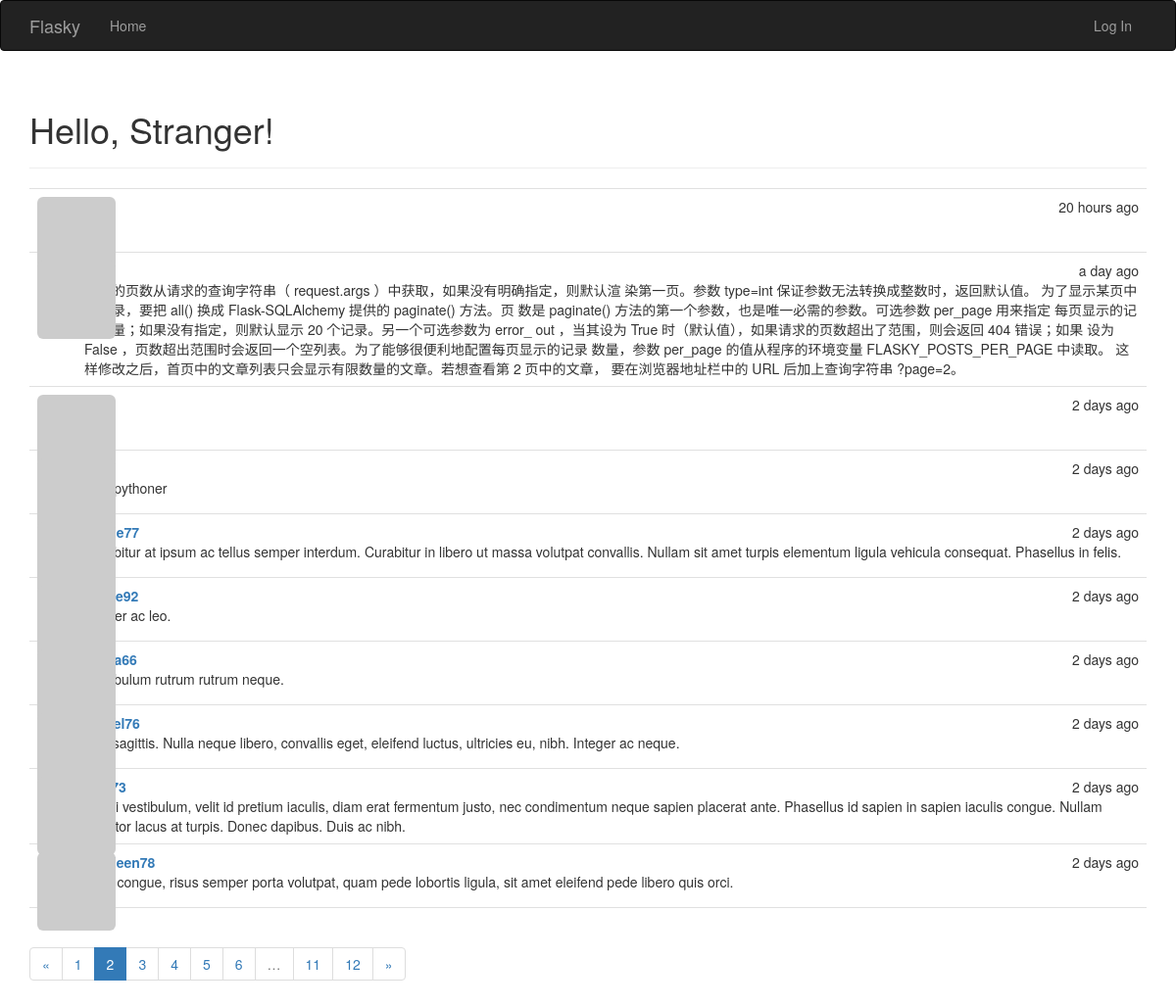
Screenshot of /?page=2 with the database file from the repository.
### app/models.py (models this page shows, shortened)
class Post(db.Model):  #博客文章对应的表
    __tablename__ = 'posts'
    id = db.Column(db.Integer, primary_key=True)
    body = db.Column(db.Text)
    timestamp = db.Column(db.DateTime, index=True, default=datetime.utcnow)
    author_id = db.Column(db.Integer, db.ForeignKey('users.id'))

class User(UserMixin,db.Model):
    __tablename__ = 'users'
    id = db.Column(db.Integer, primary_key=True)
    username = db.Column(db.String(64), unique=True, index=True)  #index为此列创建索引
    role_id = db.Column(db.Integer, db.ForeignKey('roles.id'))
    password_hash = db.Column(db.String(128))  #密码散列值
    email = db.Column(db.String(64), unique=True, index=True)  #使用邮箱进行登录
    confirmed = db.Column(db.Boolean, default=False)  #邮箱验证 如果验证成功，则值为True
    name = db.Column(db.String(64))  #真实姓名
    location = db.Column(db.String(64))  #地址
    about_me = db.Column(db.Text())  #我的介绍
    member_since = db.Column(db.DateTime(), default=datetime.utcnow)  #注册日期
    last_seen = db.Column(db.DateTime(), default=datetime.utcnow)  #最后一次登录信息
    posts = db.relationship('Post', backref='author', lazy='dynamic')  #用户与文章的一对多
    @property  #property 将方法设置为属性
    def password(self):  #如果get密码将返回错误
        raise AttributeError('password is not a readable attribute')
    def gravatar(self, size=256, default='wavatar', rating='x'):  #用户头像
        if request.is_secure:
            url = 'https://secure.gravatar.com/avatar'
        else:
            url = 'http://www.gravatar.com/avatar'
        hash = hashlib.md5(self.email.encode('utf-8')).hexdigest()
        return '{url}/{hash}?s={size}&d={default}&r={rating}'.format(
            url=url, hash=hash, size=size, default=default, rating=rating)

### app/main/views.py (the view)
@main.route('/', methods=['GET', 'POST'])
def index():
    form = PostForm()
    if current_user.can(Permission.WRITE_ARTICLES) and form.validate_on_submit():
        post = Post(body=form.body.data,
                    author=current_user._get_current_object())
        db.session.add(post)  #保存到数据库
        return redirect(url_for('.index'))
    page = request.args.get('page', 1, type=int)  #渲染第几页，默认第一页
    pagination = Post.query.order_by(Post.timestamp.desc()).paginate(
        page, per_page=current_app.config['FLASKY_POSTS_PER_PAGE'],
        error_out=False)
    posts = pagination.items
    return render_template('index.html', form=form, posts=posts,
                           pagination=pagination)

### app/auth/views.py (called while the page is built)
@auth.before_app_request
def before_request():
    if current_user.is_authenticated:
        current_user.ping()
        if not current_user.confirmed and request.endpoint[:5] != 'auth.':
            return redirect(url_for('auth.unconfirmed'))

### app/main/__init__.py (called while the page is built)
@main.app_context_processor  #在模板中也需要验证权限，将Permission设为模板上下文，避免每次传参
def inject_permissions():
    return dict(Permission=Permission)

### app/models.py (called while the page is built)
    def can(self, permissions):
        return False

### app/templates/index.html (shortened to what this page needs)
{% extends "base.html" %}
{% import "bootstrap/wtf.html" as wtf %}
{% import "_macros.html" as macros %}
{% block page_content %}
<div class="page-header">
    <h1>Hello, {% if current_user.is_authenticated %}{{ current_user.username }}{% else %}Stranger{% endif %}!</h1>
</div>
{% include '_posts.html' %}
{% if pagination %}
<div class="pagination">
    {{ macros.pagination_widget(pagination, '.index') }}
</div>
{% endif %}
{% endblock %}

### app/templates/_posts.html
<ul class="posts">
    {% for post in posts %}
    <li class="post">
        <div class="post-thumbnail">
            <a href="{{ url_for('.user', username=post.author.username) }}">
                <img class="img-rounded profile-thumbnail" src="{{ post.author.gravatar(size=40) }}">
            </a>
        </div>
        <div class="post-content">
            <div class="post-date">{{ moment(post.timestamp).fromNow() }}</div>
            <div class="post-author"><a href="{{ url_for('.user', username=post.author.username) }}">{{ post.author.username }}</a></div>
            <div class="post-body">{{ post.body }}</div>
        </div>
    </li>
    {% endfor %}
</ul>

### app/static/styles.css (style rules this page uses)
.profile-thumbnail { position: absolute; }
ul.posts { list-style-type: none; padding: 0px; margin: 16px 0px 0px 0px; border-top: 1px solid #e0e0e0; }
ul.posts li.post { padding: 8px; border-bottom: 1px solid #e0e0e0; }
div.post-date { float: right; }
div.post-author { font-weight: bold; }
div.post-thumbnail { position: absolute; }
div.post-content { margin-left: 48px; min-height: 48px; }

### rows the page displays
Post: timestamp "20 hours ago"
Post: timestamp "a day ago", body "渲染的页数从请求的查询字符串（ request.args ）中获取，如果没有明确指定，则默认渲 染第一页。参数 type=int 保证参数无法转换成整数时，返回默认值。 为了显示某页中的记录，要把 all() 换成 Flask-SQLAlchemy 提供的 paginate() 方法。页 数是 paginate() 方法的第一个参数，也是唯一必需的参数。可选参数 per_page 用来指定 每页显示的记录数量；如果没有指定，则默认显示 20 个记录。另一个可选参数为 error_ out ，当其设为 True 时（默认值），如果请求的页数超出了范围，则会返回 404 错误；如果 设为 False ，页数超出范围时会返回一个空列表。为了能够很便利地配置每页显示的记录 数量，参数 per_page 的值从程序的环境变量 FLASKY_POSTS_PER_PAGE 中读取。 这样修改之后，首页中的文章列表只会显示有限数量的文章。若想查看第 2 页中的文章， 要在浏览器地址栏中的 URL 后加上查询字符串 ?page=2。"
Post: timestamp "2 days ago"
Post: timestamp "2 days ago", body "i am pythoner"
Post: timestamp "2 days ago", body "Curabitur at ipsum ac tellus semper interdum. Curabitur in libero ut massa volutpat convallis. Nullam sit amet turpis elementum ligula vehicula consequat. Phasellus in felis."
Post: timestamp "2 days ago", body "Integer ac leo."
Post: timestamp "2 days ago", body "Vestibulum rutrum rutrum neque."
Post: timestamp "2 days ago", body "Sed sagittis. Nulla neque libero, convallis eget, eleifend luctus, ultricies eu, nibh. Integer ac neque."
Post: timestamp "2 days ago", body "Morbi vestibulum, velit id pretium iaculis, diam erat fermentum justo, nec condimentum neque sapien placerat ante. Phasellus id sapien in sapien iaculis congue. Nullam porttitor lacus at turpis. Donec dapibus. Duis ac nibh."
Post: timestamp "2 days ago", author.username "kathleen78", body "Nam congue, risus semper porta volutpat, quam pede lobortis ligula, sit amet eleifend pede libero quis orci."

### other values shown
{{ p }} "1" "3" "4" "5" "6" "11" "12"
{{ p }} "2"
